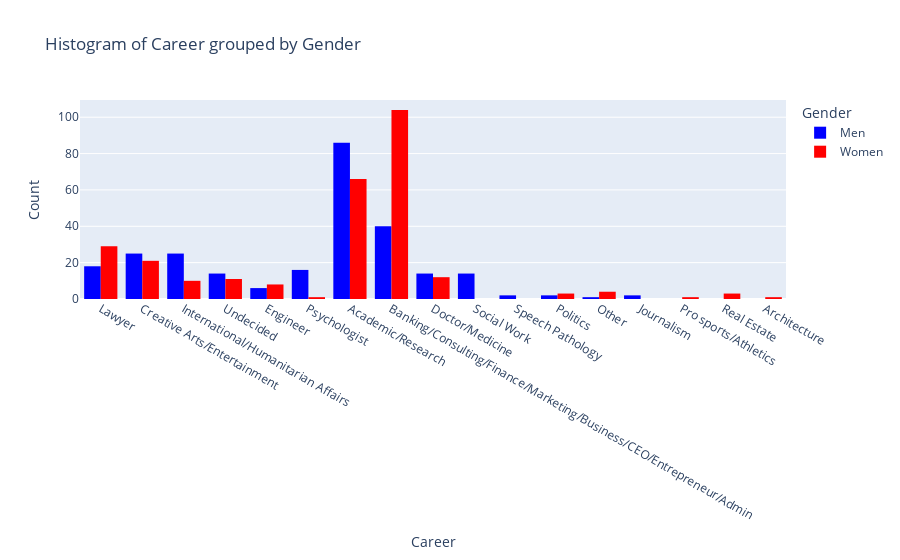

The notebook cell this image was saved under:
### Code cell
career_labels = {
    1: 'Lawyer',
    2: 'Academic/Research',
    3: 'Psychologist',
    4: 'Doctor/Medicine',
    5: 'Engineer',
    6: 'Creative Arts/Entertainment',
    7: 'Banking/Consulting/Finance/Marketing/Business/CEO/Entrepreneur/Admin',
    8: 'Real Estate',
    9: 'International/Humanitarian Affairs',
    10: 'Undecided',
    11: 'Social Work',
    12: 'Speech Pathology',
    13: 'Politics',
    14: 'Pro sports/Athletics',
    15: 'Other',
    16: 'Journalism',
    17: 'Architecture'
}

iddata['career_labeled'] = iddata['career_c'].map(career_labels)


fig_career = px.histogram(iddata, x='career_labeled', color='gender', barmode='group', 
                          color_discrete_map={0: 'blue', 1: 'red'},
                          labels={'gender': 'Gender', 'career_labeled': 'Career'},
                          category_orders={'gender': [0, 1]},
                          title="Histogram of Career grouped by Gender")

fig_career.for_each_trace(lambda t: t.update(name=gender_labels[int(t.name)]))


fig_career.update_layout(xaxis_title='Career', yaxis_title='Count',
                         legend_title_text='Gender')

fig_career.show()

### Figure 1 — Plotly figure (JSON) as saved in the notebook; plotly's stock layout.template omitted (floating-point values rounded to 4 significant figures; data arrays with more than 128 entries replaced by an {"elided": "..."} marker saying what was removed)
{"data": [{"alignmentgroup": "True", "bingroup": "x", "hovertemplate": "Gender=0<br>Career=%{x}<br>count=%{y}<extra></extra>", "legendgroup": "0", "marker": {"color": "blue", "pattern": {"shape": ""}}, "name": "Men", "offsetgroup": "0", "orientation": "v", "showlegend": true, "type": "histogram", "x": {"elided": "274 str values"}, "xaxis": "x", "yaxis": "y"}, {"alignmentgroup": "True", "bingroup": "x", "hovertemplate": "Gender=1<br>Career=%{x}<br>count=%{y}<extra></extra>", "legendgroup": "1", "marker": {"color": "red", "pattern": {"shape": ""}}, "name": "Women", "offsetgroup": "1", "orientation": "v", "showlegend": true, "type": "histogram", "x": {"elided": "277 str values"}, "xaxis": "x", "yaxis": "y"}], "layout": {"barmode": "group", "legend": {"title": {"text": "Gender"}, "tracegroupgap": 0}, "title": {"text": "Histogram of Career grouped by Gender"}, "xaxis": {"anchor": "y", "domain": [0, 1], "title": {"text": "Career"}}, "yaxis": {"anchor": "x", "domain": [0, 1], "title": {"text": "Count"}}}}
